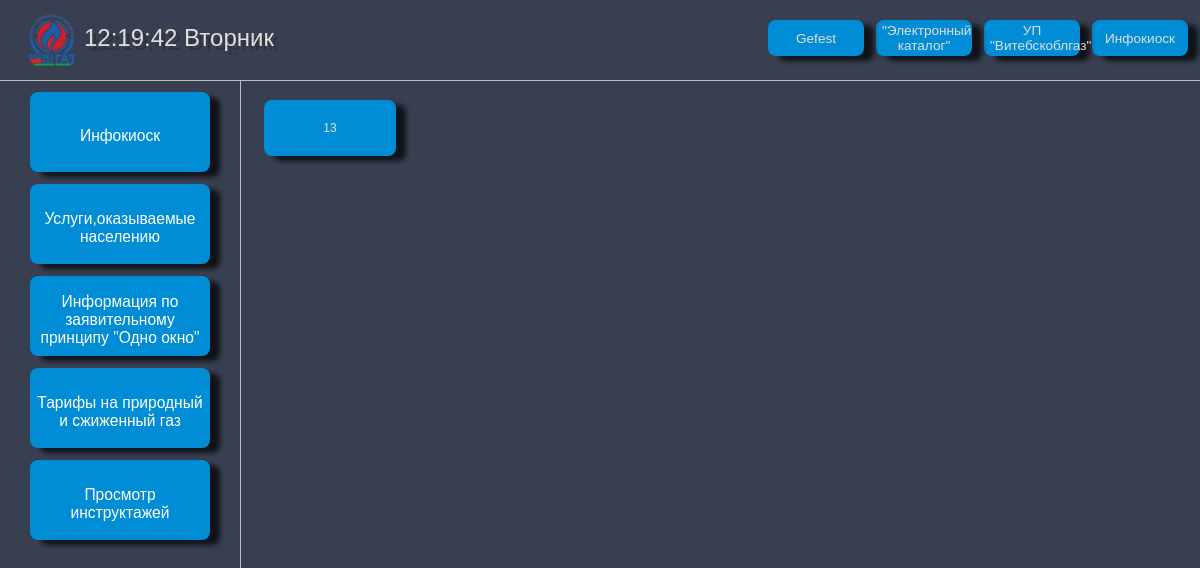
The app's page /OneWindow/Document_forms/Others/, older data.
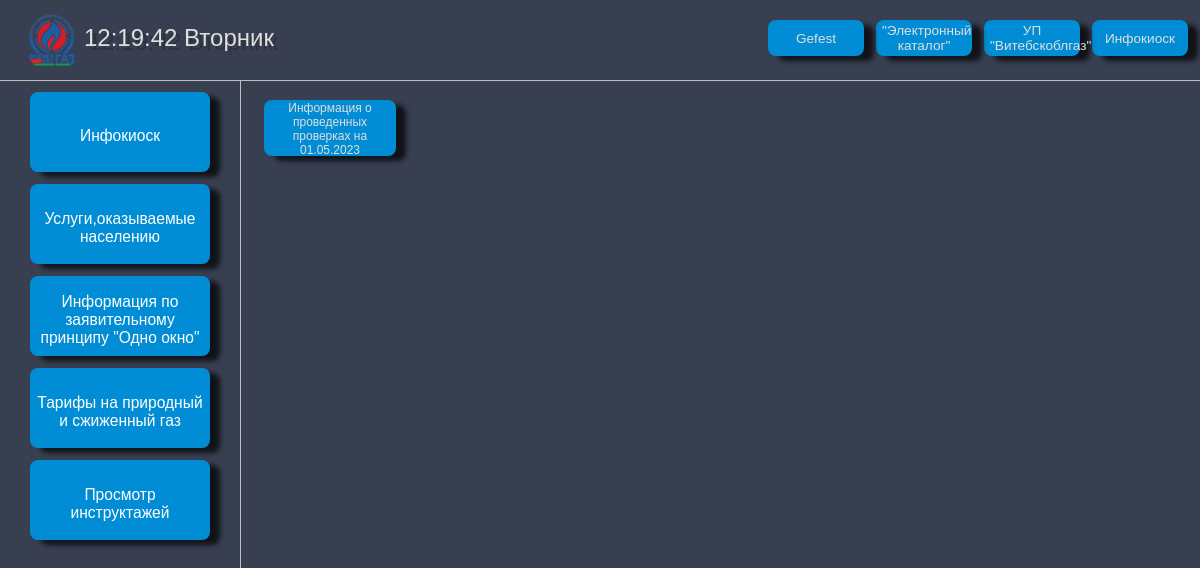
The same page, newer data.
### main/models.py (models this page shows, shortened)
class Others(models.Model):
    title = models.CharField('Название', max_length=150)
    file = models.FileField('Файл', upload_to='Others/')
    times = models.DateField('Дата публикации')
    class Meta:
        verbose_name = 'Другое'
        verbose_name_plural = 'Другое'

### main/views.py (the view)
# urls.py: path('OneWindow/Document_forms/Others/', views.Others_home, name='Others'),
def Others_home(request):
    data = Others.objects.all()
    return render(request,'main/OneWindow/list_of_documents/Others.html', {'data': data})

### main/templates/main/OneWindow/list_of_documents/Others.html (shortened to what this page needs)
{%extends 'main/layout.html'%}
{%block body%}
{%for el in data%}
        <div class="test123">
            <button class="topbar_button_2" >{{ el.title }}</button>
        </div>
{%endfor%}
{%endblock%}

Row changes from the older to the newer data that the page shows:
changed Others: title "13" → "Информация о проведенных проверках на 01.05.2023"
